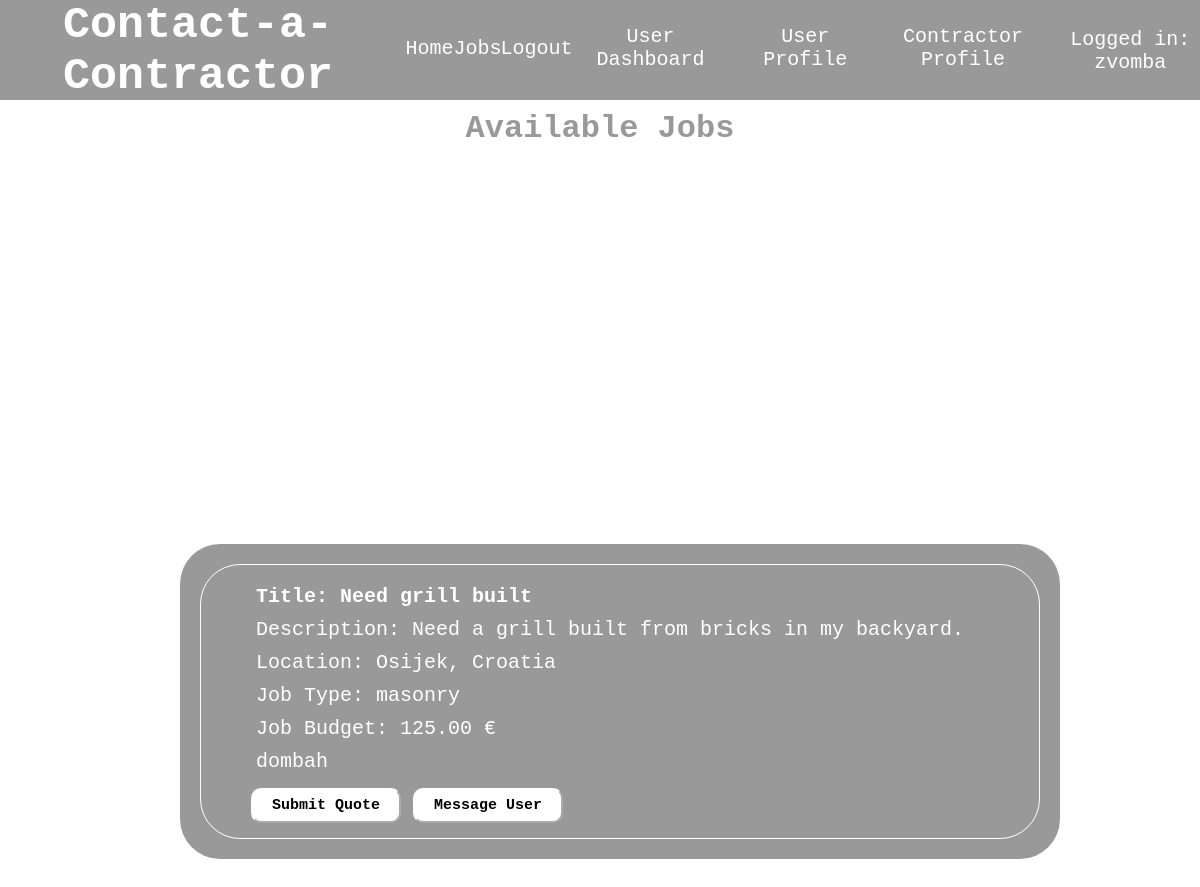
The app's page /jobs/available/ (signed in) with its own data.
### app/models.py (models this page shows, shortened)
class Job(models.Model):
    JOB_STATUS_AVAILABLE = "available"
    JOB_STATUS_ACCEPTED = "accepted"
    JOB_STATUS_IN_PROGRESS = "in progress"
    JOB_STATUS_COMPLETE = "complete"
    user = models.ForeignKey(User, on_delete=models.CASCADE)
    title = models.CharField(max_length=100)
    description = models.TextField(max_length=100)
    location = models.CharField(max_length=100)
    type = models.CharField(max_length=100)
    budget = models.DecimalField(max_digits=8, decimal_places=2)
    status = models.CharField(max_length=100, default=JOB_STATUS_AVAILABLE)
    is_completed = models.BooleanField()
    is_dispute_written = models.BooleanField(default=False)
    is_review_written = models.BooleanField(default=False)

### app/views.py (the view)
# urls.py: path('available/', available_jobs, name='available_jobs'),
def available_jobs(request):
      account = Account.objects.get(user=request.user)
      available_jobs = [job for job in Job.objects.all() if job.status == "available" and job.user != request.user]
      context = {
            'account': account,
            'available_jobs': available_jobs,
      }
      return render(request, 'app/available_jobs.html', context)

### app/templates/app/available_jobs.html
{% extends 'app/base.html' %}
{% load static %}
{% block content %}
<link rel="stylesheet" type="text/css" href="{% static 'jobs.css' %}">
    <h1>Available Jobs</h1>
    <div id="main">
        {% if not available_jobs %}
            <h3>There are currently no available jobs.</h3>
        {% else %}
            {% for job in available_jobs %}
                {% if job.user != account.user %}
                    <div style="border: 1px solid rgb(255, 255, 255);" id="table">
                        <h4>Title: {{ job.title }}</h4>
                        <p>Description: {{ job.description }}</p>
                        <p>Location: {{ job.location }}</p>
                        <p>Job Type: {{ job.type }}</p>
                        <p>Job Budget: {{ job.budget }} €</p>
                        <p><a href="../../accounts/profile/{{job.user.username}}">{{ job.user.username }}</a></p>
                        {% if account.contractor %}
                            <a href="{% url 'new_quote' job.id %}"><button id="quote">Submit Quote</button></a>
                        {% endif %}
                        <a href="{% url 'new_message' job.id %}"><button id="message">Message User</button></a>
                    </div>
                {% endif %}
            {% endfor %}
        {% endif %}
    </div>
{% endblock content %}

### app/templates/app/base.html (shortened to what this page needs)
{% load static %}
<!DOCTYPE html>
<html>
<head>
    <link rel="stylesheet" type="text/css" href="{% static 'base.css' %}">
</head>
<body>
    <header>
        <nav>
            <h1>Contact-a-Contractor</h1>
            <ul>
                <li><a href="/">Home</a></li>
                {% if request.user.is_authenticated %}
                    <p id="loggedIn">Logged in: {{ request.user.username }}</p>
                    <li><a href="{% url 'logout' %}">Logout</a></li>
                    {% if request.user.is_superuser %}
                        <li><a href="/admin">Admin Dashboard</a></li>
                    {% else %}
                        <li><a href="{% url 'accounts:user_dashboard' %}">User Dashboard</a></li>
                        <li><a href="{% url 'accounts:user_profile' request.user.username %}">User Profile</a></li>
                        {% if request.user.account.contractor %}
                            <li><a href="{% url 'accounts:contractor_profile' request.user.username %}">Contractor Profile</a></li>
                        {% endif %}
                        <li><a href="{% url 'available_jobs' %}">Jobs</a></li>
                    {% endif %}
                {% else %}
                    <li><a href="{% url 'login' %}">Login</a></li>
                    <li><a href="{% url 'accounts:register' %}">Register</a></li>
                {% endif %}
            </ul>
        </nav>
    </header>
    <main>
        {% block content %}
        {% endblock content %}
    </main>
</body>
</html>

### app/staticFiles/base.css (style rules this page uses)
* { margin: 0; padding: 0; }
html { background-image: url(https://www.pscpdx.com/wp-content/uploads/2023/03/Roofing-Contractors-Sherwood-OR.jpg); background-repeat: no-repeat; background-size: 200%; padding: 0px; margin: 0px; color: white; font-family:'Courier New', Courier, monospace ; }
header { background-color: rgba(0, 0, 0, 0.4); min-width: 100%; height: 100px; }
header nav { font-size: 30px; display: grid; height: 100%; grid-template-columns: 33% 1% 66%; }
header h1 { grid-column: 1; text-align: center; align-self: center; }
header ul { font-size: 20px; grid-column: 3; display: grid; width: 100%; grid-template-columns: auto auto auto auto auto auto auto; align-self: center; text-align: center; }
header ul li { width: 90%; height: 50px; list-style: none; border-radius: 10px; display: flex; justify-content: center; }
header ul li a { align-self: center; justify-content: center; align-self: center; text-align: center; }
a { text-decoration: none; color:rgb(255, 255, 255); }
header ul li:nth-child(1) { grid-column: 1; grid-row: 1; font-weight: 500; }
header ul li:nth-child(3) { grid-column: 3; grid-row: 1; }
header ul li:nth-child(4) { grid-column: 4; grid-row: 1; }
header ul li:nth-child(5) { grid-column: 5; grid-row: 1; }
header ul li:nth-child(6) { grid-column: 6; grid-row: 1; }
#loggedIn { grid-column: 7; grid-row: 1; align-self: center; }
main { height: fit-content; }

### app/staticFiles/jobs.css (style rules this page uses)
#main { width: 70%; position: absolute; top: 17%; left: 15%; background-color: rgba(0, 0, 0, 0.4); border-radius: 40px; padding: 20px; font-size: 20px; }
main h1 { color: rgba(0, 0, 0, 0.4); text-align: center; width: 100%; padding-top: 10px; }
p, h4 { padding: 5px; }
#table { justify-content: center; padding: 15px; border-radius: 40px; margin-bottom: 20px; padding-left: 50px; }
#table:last-child { margin-bottom: 0px; }
#message, #quote { width: 150px; height: 35px; border-radius: 10px; margin-top: 10px; font-size: 15px; font-family: 'Courier New', Courier, monospace; background-color: white; border-color: white; font-weight: 800; }

### records on screen
Job: title "Need grill built", description "Need a grill built from bricks in my backyard.", location "Osijek, Croatia", type "masonry", budget "125.00", user.username "dombah"

### other values on screen
{{ request.user.username }} "zvomba"
